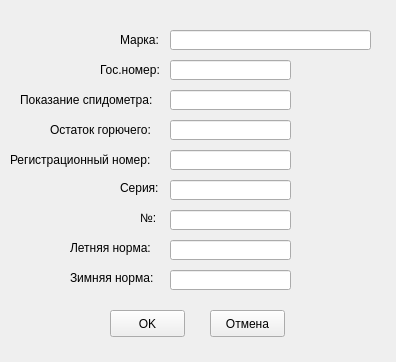
<?xml version="1.0" encoding="UTF-8"?>
<ui version="4.0">
 <class>MainWindow</class>
 <widget class="QMainWindow" name="MainWindow">
  <property name="windowModality">
   <enum>Qt::ApplicationModal</enum>
  </property>
  <property name="geometry">
   <rect>
    <x>0</x>
    <y>0</y>
    <width>396</width>
    <height>362</height>
   </rect>
  </property>
  <property name="windowTitle">
   <string>Транспорт</string>
  </property>
  <property name="windowIcon">
   <iconset>
    <normaloff>bmp/18.bmp</normaloff>bmp/18.bmp</iconset>
  </property>
  <widget class="QWidget" name="centralwidget">
   <widget class="QLabel" name="label">
    <property name="geometry">
     <rect>
      <x>120</x>
      <y>30</y>
      <width>51</width>
      <height>20</height>
     </rect>
    </property>
    <property name="text">
     <string>Марка:</string>
    </property>
   </widget>
   <widget class="QLabel" name="label_2">
    <property name="geometry">
     <rect>
      <x>100</x>
      <y>60</y>
      <width>71</width>
      <height>20</height>
     </rect>
    </property>
    <property name="text">
     <string>Гос.номер:</string>
    </property>
   </widget>
   <widget class="QLabel" name="label_3">
    <property name="geometry">
     <rect>
      <x>20</x>
      <y>90</y>
      <width>151</width>
      <height>20</height>
     </rect>
    </property>
    <property name="text">
     <string>Показание спидометра:</string>
    </property>
   </widget>
   <widget class="QLabel" name="label_4">
    <property name="geometry">
     <rect>
      <x>50</x>
      <y>120</y>
      <width>111</width>
      <height>20</height>
     </rect>
    </property>
    <property name="text">
     <string>Остаток горючего:</string>
    </property>
   </widget>
   <widget class="QLabel" name="label_5">
    <property name="geometry">
     <rect>
      <x>10</x>
      <y>150</y>
      <width>161</width>
      <height>20</height>
     </rect>
    </property>
    <property name="text">
     <string>Регистрационный номер:</string>
    </property>
   </widget>
   <widget class="QLabel" name="label_6">
    <property name="geometry">
     <rect>
      <x>120</x>
      <y>180</y>
      <width>41</width>
      <height>16</height>
     </rect>
    </property>
    <property name="text">
     <string>Серия:</string>
    </property>
   </widget>
   <widget class="QLabel" name="label_7">
    <property name="geometry">
     <rect>
      <x>140</x>
      <y>210</y>
      <width>21</width>
      <height>16</height>
     </rect>
    </property>
    <property name="text">
     <string>№:</string>
    </property>
   </widget>
   <widget class="QLabel" name="label_8">
    <property name="geometry">
     <rect>
      <x>70</x>
      <y>240</y>
      <width>91</width>
      <height>16</height>
     </rect>
    </property>
    <property name="text">
     <string>Летняя норма:</string>
    </property>
   </widget>
   <widget class="QLabel" name="label_9">
    <property name="geometry">
     <rect>
      <x>70</x>
      <y>270</y>
      <width>101</width>
      <height>16</height>
     </rect>
    </property>
    <property name="text">
     <string>Зимняя норма:</string>
    </property>
   </widget>
   <widget class="QPushButton" name="pushButton">
    <property name="geometry">
     <rect>
      <x>110</x>
      <y>310</y>
      <width>75</width>
      <height>27</height>
     </rect>
    </property>
    <property name="text">
     <string>OK</string>
    </property>
    <property name="icon">
     <iconset>
      <normaloff>bmp/124.bmp</normaloff>bmp/124.bmp</iconset>
    </property>
   </widget>
   <widget class="QPushButton" name="pushButton_2">
    <property name="geometry">
     <rect>
      <x>210</x>
      <y>310</y>
      <width>75</width>
      <height>27</height>
     </rect>
    </property>
    <property name="text">
     <string>Отмена</string>
    </property>
    <property name="icon">
     <iconset>
      <normaloff>bmp/111.bmp</normaloff>bmp/111.bmp</iconset>
    </property>
   </widget>
   <widget class="QLineEdit" name="lineEdit">
    <property name="geometry">
     <rect>
      <x>170</x>
      <y>30</y>
      <width>201</width>
      <height>20</height>
     </rect>
    </property>
    <property name="focusPolicy">
     <enum>Qt::StrongFocus</enum>
    </property>
    <property name="contextMenuPolicy">
     <enum>Qt::PreventContextMenu</enum>
    </property>
    <property name="cursorMoveStyle">
     <enum>Qt::LogicalMoveStyle</enum>
    </property>
   </widget>
   <widget class="QLineEdit" name="lineEdit_2">
    <property name="geometry">
     <rect>
      <x>170</x>
      <y>60</y>
      <width>121</width>
      <height>20</height>
     </rect>
    </property>
   </widget>
   <widget class="QLineEdit" name="lineEdit_3">
    <property name="geometry">
     <rect>
      <x>170</x>
      <y>90</y>
      <width>121</width>
      <height>20</height>
     </rect>
    </property>
   </widget>
   <widget class="QLineEdit" name="lineEdit_4">
    <property name="geometry">
     <rect>
      <x>170</x>
      <y>120</y>
      <width>121</width>
      <height>20</height>
     </rect>
    </property>
   </widget>
   <widget class="QLineEdit" name="lineEdit_5">
    <property name="geometry">
     <rect>
      <x>170</x>
      <y>150</y>
      <width>121</width>
      <height>20</height>
     </rect>
    </property>
   </widget>
   <widget class="QLineEdit" name="lineEdit_6">
    <property name="geometry">
     <rect>
      <x>170</x>
      <y>180</y>
      <width>121</width>
      <height>20</height>
     </rect>
    </property>
   </widget>
   <widget class="QLineEdit" name="lineEdit_7">
    <property name="geometry">
     <rect>
      <x>170</x>
      <y>210</y>
      <width>121</width>
      <height>20</height>
     </rect>
    </property>
   </widget>
   <widget class="QLineEdit" name="lineEdit_8">
    <property name="geometry">
     <rect>
      <x>170</x>
      <y>240</y>
      <width>121</width>
      <height>20</height>
     </rect>
    </property>
   </widget>
   <widget class="QLineEdit" name="lineEdit_9">
    <property name="geometry">
     <rect>
      <x>170</x>
      <y>270</y>
      <width>121</width>
      <height>20</height>
     </rect>
    </property>
   </widget>
  </widget>
 </widget>
 <resources/>
 <connections/>
</ui>
